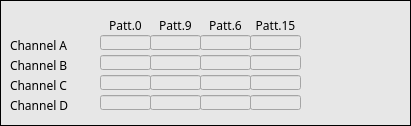
   <widget class="caFrame" name="caframe_7">
    <property name="geometry">
     <rect>
      <x>5</x>
      <y>360</y>
      <width>411</width>
      <height>126</height>
     </rect>
    </property>
    <property name="styleSheet">
     <string notr="true">background-color: rgb(231, 231, 231);</string>
    </property>
    <property name="frameShape">
     <enum>QFrame::Box</enum>
    </property>
    <property name="frameShadow">
     <enum>QFrame::Plain</enum>
    </property>
    <property name="lineWidth">
     <number>1</number>
    </property>
    <property name="midLineWidth">
     <number>1</number>
    </property>
    <property name="background">
     <color>
      <red>0</red>
      <green>0</green>
      <blue>0</blue>
     </color>
    </property>
    <property name="backgroundMode">
     <enum>caFrame::Filled</enum>
    </property>
    <widget class="QLabel" name="label_35">
     <property name="geometry">
      <rect>
       <x>250</x>
       <y>15</y>
       <width>51</width>
       <height>20</height>
      </rect>
     </property>
     <property name="font">
      <font>
       <family>Sans Serif</family>
       <pointsize>9</pointsize>
      </font>
     </property>
     <property name="text">
      <string>Patt.15</string>
     </property>
     <property name="alignment">
      <set>Qt::AlignCenter</set>
     </property>
    </widget>
    <widget class="caRelatedDisplay" name="carelateddisplay_9">
     <property name="geometry">
      <rect>
       <x>310</x>
       <y>55</y>
       <width>31</width>
       <height>16</height>
      </rect>
     </property>
     <property name="font">
      <font>
       <pointsize>9</pointsize>
      </font>
     </property>
     <property name="labels">
      <string notr="true">plot</string>
     </property>
     <property name="files">
      <string notr="true">dsc_ch</string>
     </property>
     <property name="args">
      <string notr="true">BPM=$(BPM):dsc:coeff:ch_b,CH=B,BPM1=$(BPM)</string>
     </property>
    </widget>
    <widget class="caRelatedDisplay" name="carelateddisplay_10">
     <property name="geometry">
      <rect>
       <x>310</x>
       <y>35</y>
       <width>31</width>
       <height>16</height>
      </rect>
     </property>
     <property name="font">
      <font>
       <pointsize>9</pointsize>
      </font>
     </property>
     <property name="labels">
      <string notr="true">plot</string>
     </property>
     <property name="files">
      <string notr="true">dsc_ch</string>
     </property>
     <property name="args">
      <string notr="true">BPM=$(BPM):dsc:coeff:ch_a,CH=A,BPM1=$(BPM)</string>
     </property>
    </widget>
    <widget class="QLabel" name="label_37">
     <property name="geometry">
      <rect>
       <x>10</x>
       <y>55</y>
       <width>91</width>
       <height>20</height>
      </rect>
     </property>
     <property name="font">
      <font>
       <family>Sans Serif</family>
       <pointsize>9</pointsize>
      </font>
     </property>
     <property name="text">
      <string>Channel B</string>
     </property>
    </widget>
    <widget class="QLabel" name="label_38">
     <property name="geometry">
      <rect>
       <x>10</x>
       <y>75</y>
       <width>91</width>
       <height>20</height>
      </rect>
     </property>
     <property name="font">
      <font>
       <family>Sans Serif</family>
       <pointsize>9</pointsize>
      </font>
     </property>
     <property name="text">
      <string>Channel C</string>
     </property>
    </widget>
    <widget class="QLabel" name="label_39">
     <property name="geometry">
      <rect>
       <x>10</x>
       <y>35</y>
       <width>91</width>
       <height>20</height>
      </rect>
     </property>
     <property name="font">
      <font>
       <family>Sans Serif</family>
       <pointsize>9</pointsize>
      </font>
     </property>
     <property name="text">
      <string>Channel A</string>
     </property>
    </widget>
    <widget class="QLabel" name="label_40">
     <property name="geometry">
      <rect>
       <x>100</x>
       <y>15</y>
       <width>51</width>
       <height>20</height>
      </rect>
     </property>
     <property name="font">
      <font>
       <family>Sans Serif</family>
       <pointsize>9</pointsize>
      </font>
     </property>
     <property name="text">
      <string>Patt.0</string>
     </property>
     <property name="alignment">
      <set>Qt::AlignCenter</set>
     </property>
    </widget>
    <widget class="QLabel" name="label_41">
     <property name="geometry">
      <rect>
       <x>200</x>
       <y>15</y>
       <width>51</width>
       <height>20</height>
      </rect>
     </property>
     <property name="font">
      <font>
       <family>Sans Serif</family>
       <pointsize>9</pointsize>
      </font>
     </property>
     <property name="text">
      <string>Patt.6</string>
     </property>
     <property name="alignment">
      <set>Qt::AlignCenter</set>
     </property>
    </widget>
    <widget class="caRelatedDisplay" name="carelateddisplay_11">
     <property name="geometry">
      <rect>
       <x>310</x>
       <y>75</y>
       <width>31</width>
       <height>16</height>
      </rect>
     </property>
     <property name="font">
      <font>
       <pointsize>9</pointsize>
      </font>
     </property>
     <property name="labels">
      <string notr="true">plot</string>
     </property>
     <property name="files">
      <string notr="true">dsc_ch</string>
     </property>
     <property name="args">
      <string notr="true">BPM=$(BPM):dsc:coeff:ch_c,CH=C,BPM1=$(BPM)</string>
     </property>
    </widget>
    <widget class="QLabel" name="label_42">
     <property name="geometry">
      <rect>
       <x>10</x>
       <y>95</y>
       <width>91</width>
       <height>20</height>
      </rect>
     </property>
     <property name="font">
      <font>
       <family>Sans Serif</family>
       <pointsize>9</pointsize>
      </font>
     </property>
     <property name="text">
      <string>Channel D</string>
     </property>
    </widget>
    <widget class="QLabel" name="label_43">
     <property name="geometry">
      <rect>
       <x>150</x>
       <y>15</y>
       <width>51</width>
       <height>20</height>
      </rect>
     </property>
     <property name="font">
      <font>
       <family>Sans Serif</family>
       <pointsize>9</pointsize>
      </font>
     </property>
     <property name="text">
      <string>Patt.9</string>
     </property>
     <property name="alignment">
      <set>Qt::AlignCenter</set>
     </property>
    </widget>
    <widget class="caRelatedDisplay" name="carelateddisplay_12">
     <property name="geometry">
      <rect>
       <x>310</x>
       <y>95</y>
       <width>31</width>
       <height>16</height>
      </rect>
     </property>
     <property name="font">
      <font>
       <pointsize>9</pointsize>
      </font>
     </property>
     <property name="labels">
      <string notr="true">plot</string>
     </property>
     <property name="files">
      <string notr="true">dsc_ch</string>
     </property>
     <property name="args">
      <string notr="true">BPM=$(BPM):dsc:coeff:ch_d,CH=D,BPM1=$(BPM)</string>
     </property>
    </widget>
    <widget class="caLineEdit" name="calineedit_27">
     <property name="geometry">
      <rect>
       <x>100</x>
       <y>75</y>
       <width>51</width>
       <height>15</height>
      </rect>
     </property>
     <property name="font">
      <font>
       <family>Sans Serif</family>
       <pointsize>9</pointsize>
      </font>
     </property>
     <property name="text">
      <string/>
     </property>
     <property name="alignment">
      <set>Qt::AlignRight|Qt::AlignTrailing|Qt::AlignVCenter</set>
     </property>
     <property name="channel" stdset="0">
      <string notr="true">$(BPM):dsc:coeff:ch_c:phase_0</string>
     </property>
     <property name="background">
      <color>
       <red>255</red>
       <green>255</green>
       <blue>255</blue>
      </color>
     </property>
     <property name="colorMode">
      <enum>caLineEdit::Static</enum>
     </property>
     <property name="precision">
      <number>3</number>
     </property>
     <property name="precisionMode">
      <enum>caLineEdit::User</enum>
     </property>
     <property name="fontScaleMode">
      <enum>caLineEdit::WidthAndHeight</enum>
     </property>
    </widget>
    <widget class="caLineEdit" name="calineedit_28">
     <property name="geometry">
      <rect>
       <x>200</x>
       <y>75</y>
       <width>51</width>
       <height>15</height>
      </rect>
     </property>
     <property name="font">
      <font>
       <family>Sans Serif</family>
       <pointsize>9</pointsize>
      </font>
     </property>
     <property name="text">
      <string/>
     </property>
     <property name="alignment">
      <set>Qt::AlignRight|Qt::AlignTrailing|Qt::AlignVCenter</set>
     </property>
     <property name="channel" stdset="0">
      <string notr="true">$(BPM):dsc:coeff:ch_c:phase_2</string>
     </property>
     <property name="background">
      <color>
       <red>255</red>
       <green>255</green>
       <blue>255</blue>
      </color>
     </property>
     <property name="colorMode">
      <enum>caLineEdit::Static</enum>
     </property>
     <property name="precision">
      <number>3</number>
     </property>
     <property name="precisionMode">
      <enum>caLineEdit::User</enum>
     </property>
     <property name="fontScaleMode">
      <enum>caLineEdit::WidthAndHeight</enum>
     </property>
    </widget>
    <widget class="caLineEdit" name="calineedit_32">
     <property name="geometry">
      <rect>
       <x>200</x>
       <y>95</y>
       <width>51</width>
       <height>15</height>
      </rect>
     </property>
     <property name="font">
      <font>
       <family>Sans Serif</family>
       <pointsize>9</pointsize>
      </font>
     </property>
     <property name="text">
      <string/>
     </property>
     <property name="alignment">
      <set>Qt::AlignRight|Qt::AlignTrailing|Qt::AlignVCenter</set>
     </property>
     <property name="channel" stdset="0">
      <string notr="true">$(BPM):dsc:coeff:ch_d:phase_2</string>
     </property>
     <property name="background">
      <color>
       <red>255</red>
       <green>255</green>
       <blue>255</blue>
      </color>
     </property>
     <property name="colorMode">
      <enum>caLineEdit::Static</enum>
     </property>
     <property name="precision">
      <number>3</number>
     </property>
     <property name="precisionMode">
      <enum>caLineEdit::User</enum>
     </property>
     <property name="fontScaleMode">
      <enum>caLineEdit::WidthAndHeight</enum>
     </property>
    </widget>
    <widget class="caLineEdit" name="calineedit_25">
     <property name="geometry">
      <rect>
       <x>150</x>
       <y>55</y>
       <width>51</width>
       <height>15</height>
      </rect>
     </property>
     <property name="font">
      <font>
       <family>Sans Serif</family>
       <pointsize>9</pointsize>
      </font>
     </property>
     <property name="text">
      <string/>
     </property>
     <property name="alignment">
      <set>Qt::AlignRight|Qt::AlignTrailing|Qt::AlignVCenter</set>
     </property>
     <property name="channel" stdset="0">
      <string notr="true">$(BPM):dsc:coeff:ch_b:phase_1</string>
     </property>
     <property name="background">
      <color>
       <red>255</red>
       <green>255</green>
       <blue>255</blue>
      </color>
     </property>
     <property name="colorMode">
      <enum>caLineEdit::Static</enum>
     </property>
     <property name="precision">
      <number>3</number>
     </property>
     <property name="precisionMode">
      <enum>caLineEdit::User</enum>
     </property>
     <property name="fontScaleMode">
      <enum>caLineEdit::WidthAndHeight</enum>
     </property>
    </widget>
    <widget class="caLineEdit" name="calineedit_30">
     <property name="geometry">
      <rect>
       <x>250</x>
       <y>95</y>
       <width>51</width>
       <height>15</height>
      </rect>
     </property>
     <property name="font">
      <font>
       <family>Sans Serif</family>
       <pointsize>9</pointsize>
      </font>
     </property>
     <property name="text">
      <string/>
     </property>
     <property name="alignment">
      <set>Qt::AlignRight|Qt::AlignTrailing|Qt::AlignVCenter</set>
     </property>
     <property name="channel" stdset="0">
      <string notr="true">$(BPM):dsc:coeff:ch_d:phase_3</string>
     </property>
     <property name="background">
      <color>
       <red>255</red>
       <green>255</green>
       <blue>255</blue>
      </color>
     </property>
     <property name="colorMode">
      <enum>caLineEdit::Static</enum>
     </property>
     <property name="precision">
      <number>3</number>
     </property>
     <property name="precisionMode">
      <enum>caLineEdit::User</enum>
     </property>
     <property name="fontScaleMode">
      <enum>caLineEdit::WidthAndHeight</enum>
     </property>
    </widget>
    <widget class="caLineEdit" name="calineedit_22">
     <property name="geometry">
      <rect>
       <x>250</x>
       <y>55</y>
       <width>51</width>
       <height>15</height>
      </rect>
     </property>
     <property name="font">
      <font>
       <family>Sans Serif</family>
       <pointsize>9</pointsize>
      </font>
     </property>
     <property name="text">
      <string/>
     </property>
     <property name="alignment">
      <set>Qt::AlignRight|Qt::AlignTrailing|Qt::AlignVCenter</set>
     </property>
     <property name="channel" stdset="0">
      <string notr="true">$(BPM):dsc:coeff:ch_b:phase_3</string>
     </property>
     <property name="background">
      <color>
       <red>255</red>
       <green>255</green>
       <blue>255</blue>
      </color>
     </property>
     <property name="colorMode">
      <enum>caLineEdit::Static</enum>
     </property>
     <property name="precision">
      <number>3</number>
     </property>
     <property name="precisionMode">
      <enum>caLineEdit::User</enum>
     </property>
     <property name="fontScaleMode">
      <enum>caLineEdit::WidthAndHeight</enum>
     </property>
    </widget>
    <widget class="caLineEdit" name="calineedit_31">
     <property name="geometry">
      <rect>
       <x>100</x>
       <y>95</y>
       <width>51</width>
       <height>15</height>
      </rect>
     </property>
     <property name="font">
      <font>
       <family>Sans Serif</family>
       <pointsize>9</pointsize>
      </font>
     </property>
     <property name="text">
      <string/>
     </property>
     <property name="alignment">
      <set>Qt::AlignRight|Qt::AlignTrailing|Qt::AlignVCenter</set>
     </property>
     <property name="channel" stdset="0">
      <string notr="true">$(BPM):dsc:coeff:ch_d:phase_0</string>
     </property>
     <property name="background">
      <color>
       <red>255</red>
       <green>255</green>
       <blue>255</blue>
      </color>
     </property>
     <property name="colorMode">
      <enum>caLineEdit::Static</enum>
     </property>
     <property name="precision">
      <number>3</number>
     </property>
     <property name="precisionMode">
      <enum>caLineEdit::User</enum>
     </property>
     <property name="fontScaleMode">
      <enum>caLineEdit::WidthAndHeight</enum>
     </property>
    </widget>
    <widget class="caLineEdit" name="calineedit_33">
     <property name="geometry">
      <rect>
       <x>150</x>
       <y>95</y>
       <width>51</width>
       <height>15</height>
      </rect>
     </property>
     <property name="font">
      <font>
       <family>Sans Serif</family>
       <pointsize>9</pointsize>
      </font>
     </property>
     <property name="text">
      <string/>
     </property>
     <property name="alignment">
      <set>Qt::AlignRight|Qt::AlignTrailing|Qt::AlignVCenter</set>
     </property>
     <property name="channel" stdset="0">
      <string notr="true">$(BPM):dsc:coeff:ch_d:phase_1</string>
     </property>
     <property name="background">
      <color>
       <red>255</red>
       <green>255</green>
       <blue>255</blue>
      </color>
     </property>
     <property name="colorMode">
      <enum>caLineEdit::Static</enum>
     </property>
     <property name="precision">
      <number>3</number>
     </property>
     <property name="precisionMode">
      <enum>caLineEdit::User</enum>
     </property>
     <property name="fontScaleMode">
      <enum>caLineEdit::WidthAndHeight</enum>
     </property>
    </widget>
    <widget class="caLineEdit" name="calineedit_19">
     <property name="geometry">
      <rect>
       <x>150</x>
       <y>35</y>
       <width>51</width>
       <height>15</height>
      </rect>
     </property>
     <property name="font">
      <font>
       <family>Sans Serif</family>
       <pointsize>9</pointsize>
      </font>
     </property>
     <property name="text">
      <string/>
     </property>
     <property name="alignment">
      <set>Qt::AlignRight|Qt::AlignTrailing|Qt::AlignVCenter</set>
     </property>
     <property name="channel" stdset="0">
      <string notr="true">$(BPM):dsc:coeff:ch_a:phase_1</string>
     </property>
     <property name="background">
      <color>
       <red>255</red>
       <green>255</green>
       <blue>255</blue>
      </color>
     </property>
     <property name="colorMode">
      <enum>caLineEdit::Static</enum>
     </property>
     <property name="precision">
      <number>3</number>
     </property>
     <property name="precisionMode">
      <enum>caLineEdit::User</enum>
     </property>
     <property name="fontScaleMode">
      <enum>caLineEdit::WidthAndHeight</enum>
     </property>
    </widget>
    <widget class="caLineEdit" name="calineedit_29">
     <property name="geometry">
      <rect>
       <x>150</x>
       <y>75</y>
       <width>51</width>
       <height>15</height>
      </rect>
     </property>
     <property name="font">
      <font>
       <family>Sans Serif</family>
       <pointsize>9</pointsize>
      </font>
     </property>
     <property name="text">
      <string/>
     </property>
     <property name="alignment">
      <set>Qt::AlignRight|Qt::AlignTrailing|Qt::AlignVCenter</set>
     </property>
     <property name="channel" stdset="0">
      <string notr="true">$(BPM):dsc:coeff:ch_c:phase_1</string>
     </property>
     <property name="background">
      <color>
       <red>255</red>
       <green>255</green>
       <blue>255</blue>
      </color>
     </property>
     <property name="colorMode">
      <enum>caLineEdit::Static</enum>
     </property>
     <property name="precision">
      <number>3</number>
     </property>
     <property name="precisionMode">
      <enum>caLineEdit::User</enum>
     </property>
     <property name="fontScaleMode">
      <enum>caLineEdit::WidthAndHeight</enum>
     </property>
    </widget>
    <widget class="caLineEdit" name="calineedit_26">
     <property name="geometry">
      <rect>
       <x>250</x>
       <y>75</y>
       <width>51</width>
       <height>15</height>
      </rect>
     </property>
     <property name="font">
      <font>
       <family>Sans Serif</family>
       <pointsize>9</pointsize>
      </font>
     </property>
     <property name="text">
      <string/>
     </property>
     <property name="alignment">
      <set>Qt::AlignRight|Qt::AlignTrailing|Qt::AlignVCenter</set>
     </property>
     <property name="channel" stdset="0">
      <string notr="true">$(BPM):dsc:coeff:ch_c:phase_3</string>
     </property>
     <property name="background">
      <color>
       <red>255</red>
       <green>255</green>
       <blue>255</blue>
      </color>
     </property>
     <property name="colorMode">
      <enum>caLineEdit::Static</enum>
     </property>
     <property name="precision">
      <number>3</number>
     </property>
     <property name="precisionMode">
      <enum>caLineEdit::User</enum>
     </property>
     <property name="fontScaleMode">
      <enum>caLineEdit::WidthAndHeight</enum>
     </property>
    </widget>
    <widget class="caLineEdit" name="calineedit_18">
     <property name="geometry">
      <rect>
       <x>100</x>
       <y>35</y>
       <width>51</width>
       <height>15</height>
      </rect>
     </property>
     <property name="font">
      <font>
       <family>Sans Serif</family>
       <pointsize>9</pointsize>
      </font>
     </property>
     <property name="text">
      <string/>
     </property>
     <property name="alignment">
      <set>Qt::AlignRight|Qt::AlignTrailing|Qt::AlignVCenter</set>
     </property>
     <property name="channel" stdset="0">
      <string notr="true">$(BPM):dsc:coeff:ch_a:phase_0</string>
     </property>
     <property name="background">
      <color>
       <red>255</red>
       <green>255</green>
       <blue>255</blue>
      </color>
     </property>
     <property name="colorMode">
      <enum>caLineEdit::Static</enum>
     </property>
     <property name="precision">
      <number>3</number>
     </property>
     <property name="precisionMode">
      <enum>caLineEdit::User</enum>
     </property>
     <property name="fontScaleMode">
      <enum>caLineEdit::WidthAndHeight</enum>
     </property>
     <property name="Title" stdset="0">
      <string>DSC details &gt;&gt; $(BPM)</string>
     </property>
    </widget>
    <widget class="caLineEdit" name="calineedit_21">
     <property name="geometry">
      <rect>
       <x>250</x>
       <y>35</y>
       <width>51</width>
       <height>15</height>
      </rect>
     </property>
     <property name="font">
      <font>
       <family>Sans Serif</family>
       <pointsize>9</pointsize>
      </font>
     </property>
     <property name="text">
      <string/>
     </property>
     <property name="alignment">
      <set>Qt::AlignRight|Qt::AlignTrailing|Qt::AlignVCenter</set>
     </property>
     <property name="channel" stdset="0">
      <string notr="true">$(BPM):dsc:coeff:ch_a:phase_3</string>
     </property>
     <property name="background">
      <color>
       <red>255</red>
       <green>255</green>
       <blue>255</blue>
      </color>
     </property>
     <property name="colorMode">
      <enum>caLineEdit::Static</enum>
     </property>
     <property name="precision">
      <number>3</number>
     </property>
     <property name="precisionMode">
      <enum>caLineEdit::User</enum>
     </property>
     <property name="fontScaleMode">
      <enum>caLineEdit::WidthAndHeight</enum>
     </property>
    </widget>
    <widget class="caLineEdit" name="calineedit_20">
     <property name="geometry">
      <rect>
       <x>200</x>
       <y>35</y>
       <width>51</width>
       <height>15</height>
      </rect>
     </property>
     <property name="font">
      <font>
       <family>Sans Serif</family>
       <pointsize>9</pointsize>
      </font>
     </property>
     <property name="text">
      <string/>
     </property>
     <property name="alignment">
      <set>Qt::AlignRight|Qt::AlignTrailing|Qt::AlignVCenter</set>
     </property>
     <property name="channel" stdset="0">
      <string notr="true">$(BPM):dsc:coeff:ch_a:phase_2</string>
     </property>
     <property name="background">
      <color>
       <red>255</red>
       <green>255</green>
       <blue>255</blue>
      </color>
     </property>
     <property name="colorMode">
      <enum>caLineEdit::Static</enum>
     </property>
     <property name="precision">
      <number>3</number>
     </property>
     <property name="precisionMode">
      <enum>caLineEdit::User</enum>
     </property>
     <property name="fontScaleMode">
      <enum>caLineEdit::WidthAndHeight</enum>
     </property>
    </widget>
    <widget class="caLineEdit" name="calineedit_23">
     <property name="geometry">
      <rect>
       <x>100</x>
       <y>55</y>
       <width>51</width>
       <height>15</height>
      </rect>
     </property>
     <property name="font">
      <font>
       <family>Sans Serif</family>
       <pointsize>9</pointsize>
      </font>
     </property>
     <property name="text">
      <string/>
     </property>
     <property name="alignment">
      <set>Qt::AlignRight|Qt::AlignTrailing|Qt::AlignVCenter</set>
     </property>
     <property name="channel" stdset="0">
      <string notr="true">$(BPM):dsc:coeff:ch_b:phase_0</string>
     </property>
     <property name="background">
      <color>
       <red>255</red>
       <green>255</green>
       <blue>255</blue>
      </color>
     </property>
     <property name="colorMode">
      <enum>caLineEdit::Static</enum>
     </property>
     <property name="precision">
      <number>3</number>
     </property>
     <property name="precisionMode">
      <enum>caLineEdit::User</enum>
     </property>
     <property name="fontScaleMode">
      <enum>caLineEdit::WidthAndHeight</enum>
     </property>
    </widget>
    <widget class="caLineEdit" name="calineedit_24">
     <property name="geometry">
      <rect>
       <x>200</x>
       <y>55</y>
       <width>51</width>
       <height>15</height>
      </rect>
     </property>
     <property name="font">
      <font>
       <family>Sans Serif</family>
       <pointsize>9</pointsize>
      </font>
     </property>
     <property name="text">
      <string/>
     </property>
     <property name="alignment">
      <set>Qt::AlignRight|Qt::AlignTrailing|Qt::AlignVCenter</set>
     </property>
     <property name="channel" stdset="0">
      <string notr="true">$(BPM):dsc:coeff:ch_b:phase_2</string>
     </property>
     <property name="background">
      <color>
       <red>255</red>
       <green>255</green>
       <blue>255</blue>
      </color>
     </property>
     <property name="colorMode">
      <enum>caLineEdit::Static</enum>
     </property>
     <property name="precision">
      <number>3</number>
     </property>
     <property name="precisionMode">
      <enum>caLineEdit::User</enum>
     </property>
     <property name="fontScaleMode">
      <enum>caLineEdit::WidthAndHeight</enum>
     </property>
    </widget>
   </widget>
